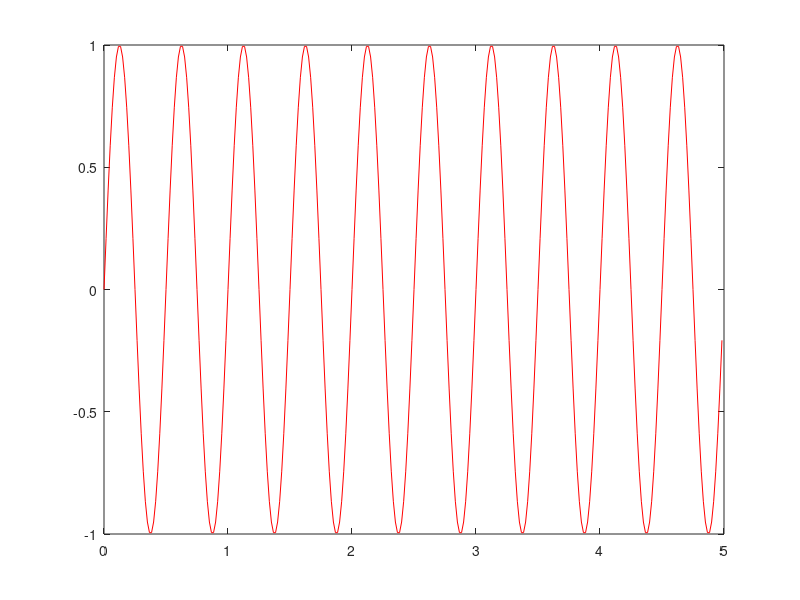

Write the MATLAB code that produced this figure. (Note: this script raises an error after producing the figure.)
% Sine signal
signal_frecuency=2; %signal frequency in Hz
signal_frecuency_rads=2*pi*signal_frecuency; %signal frequency in rad/s
sampling_frecuency=60; %sampling frequency in Hz
time_inverval=1/sampling_frecuency; %time interval between samples;
signal_duration=5; %signal duration in seconds
time=0:time_inverval:(signal_duration-time_inverval); %time intervals set
y=sin(signal_frecuency_rads*time); %signal data set
plot(time,y,'r'); %plots figure in red
axis([0 seconds_signal -1.5 1.5]);
xlabel('seconds'); title('sine signal');